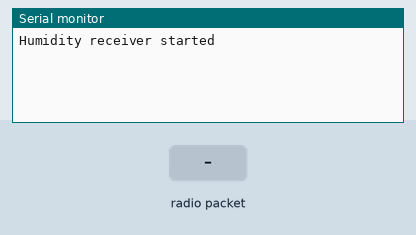
Bench run of a sketch on a simulated Arduino Uno, built with avr-gcc and run on an emulated ATmega328P. On the bench: the last lines printed to the serial monitor. The test bench sets the inputs (shaded band). No radio packets arrive unless stated.

Above: at 1.2 s.
1.3 s: radio packet "1" arrives
At 2.5 s:
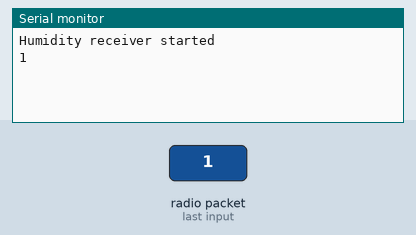
2.8 s: radio packet "0" arrives
At 3.8 s:
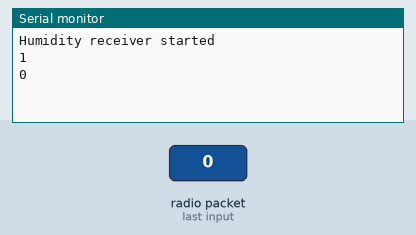
4.3 s: radio packet "2" arrives
At 5.0 s:
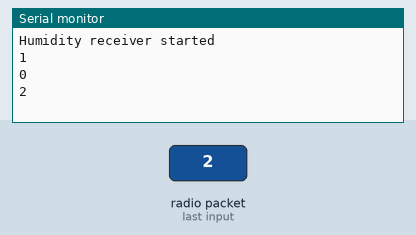

Measured:
- after the input at 1.3 s, the serial monitor: prints a new line at once (image 1)
- after the input at 2.8 s, the serial monitor: prints a new line at once (image 2)
- after the input at 4.3 s, the serial monitor: prints a new line at once (image 3)

The sketch:

rfserver.ino
```cpp
#include <SPI.h>
#include <nRF24L01.h>
#include <RF24.h>

const long int address = 0x66996699L;   // So that's 0x0066996699

static RF24 rf( /*ce */ 9, /*cs */ 10);

void setup()
{
    Serial.begin(9600);
    Serial.println("Humidity receiver started");

    rf.begin();
    rf.setRetries(15, 15);
    rf.enableDynamicPayloads();
    rf.openReadingPipe(1, address);
    rf.setAutoAck(true);
    rf.startListening();
}

void loop()
{
    char buf[33];

    if (rf.available()) {
        boolean done = false;
        while (!done) {
            int len = rf.getDynamicPayloadSize();
            done = rf.read(buf, len);
            buf[len] = '\0';
            Serial.println(buf);
        }
    }
}
```
